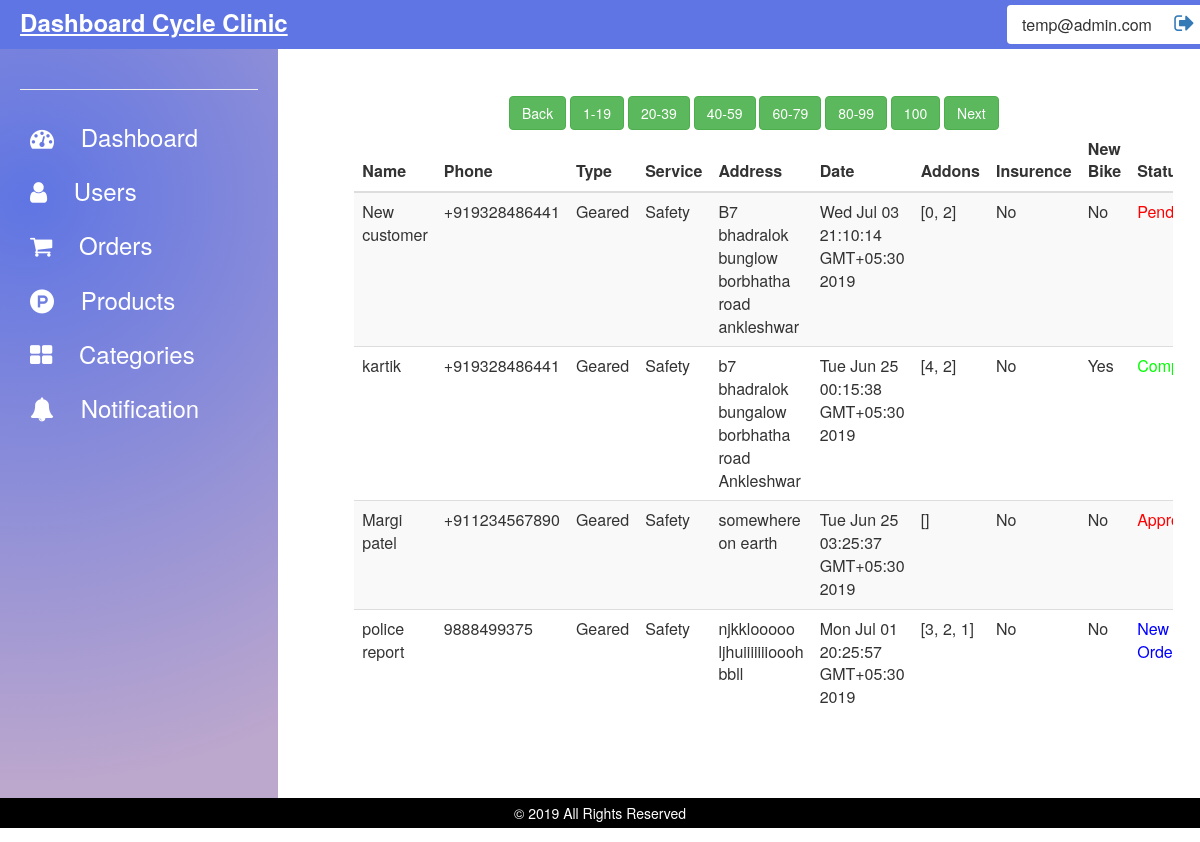
/order.php (signed in), run on an earlier commit of the app's database.
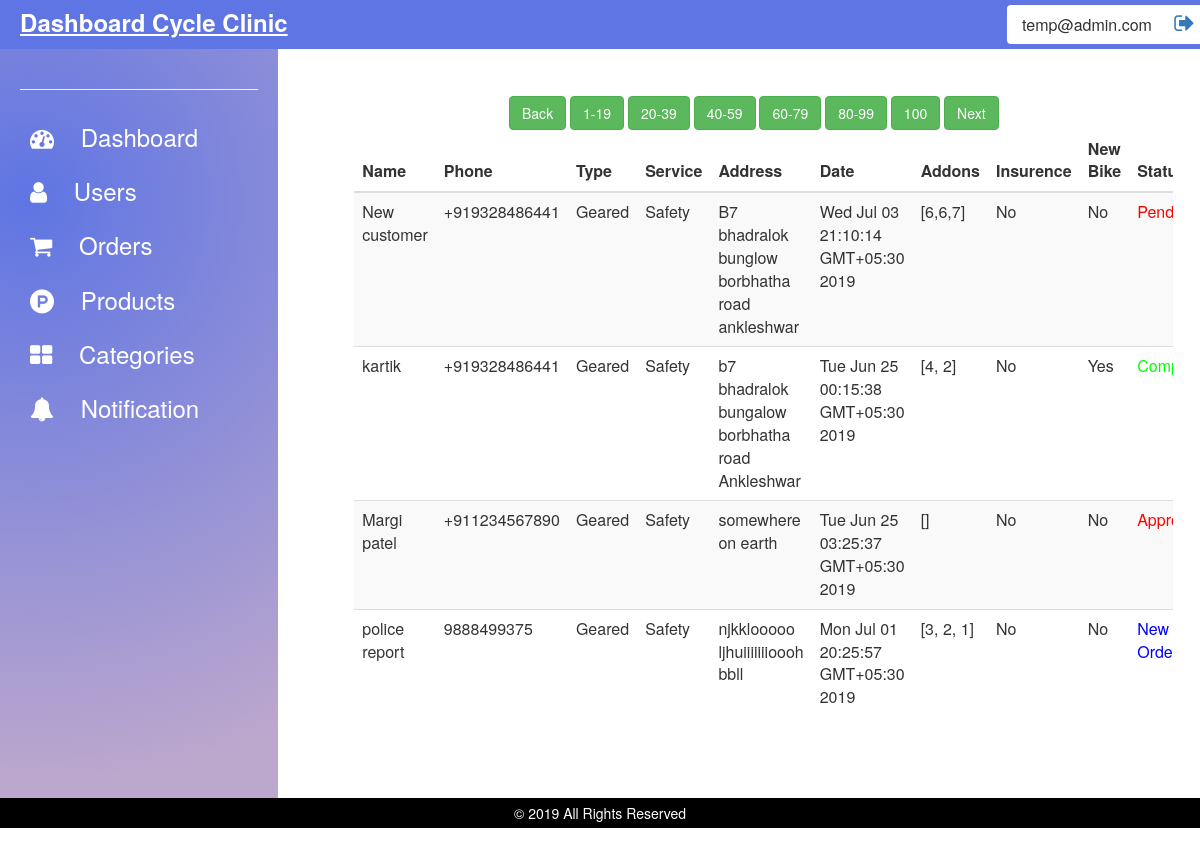
And on a later commit of the database.
### tables this page shows
CREATE TABLE `service` (
  `id` int(11) NOT NULL,
  `uid` varchar(1100) NOT NULL,
  `name` varchar(1100) NOT NULL,
  `phone` varchar(1100) NOT NULL,
  `type` varchar(1100) NOT NULL,
  `service` varchar(1100) NOT NULL,
  `address` mediumtext NOT NULL,
  `date` varchar(1100) NOT NULL,
  `scratches` tinyint(1) NOT NULL,
  `addons` mediumtext NOT NULL,
  `status` int(11) NOT NULL,
  `intresedlnsurence` tinyint(1) NOT NULL,
  `intresedNewBike` tinyint(1) NOT NULL,
  `sign` varchar(1100) DEFAULT NULL,
  `driverId` varchar(1100) DEFAULT NULL,
  `trackingId` varchar(1100) DEFAULT NULL,
  `paymentMode` int(11) NOT NULL,
  `city` varchar(1100) NOT NULL
);

### order.php (the view, shortened to what the changed rows need)
<?php
include_once "api/connection.php";
include_once "layout/base.php";
$get_pagenation = 0;
?>
<!DOCTYPE html>
<html lang="en">
<head>
    <link rel="stylesheet" href="https://maxcdn.bootstrapcdn.com/bootstrap/3.4.0/css/bootstrap.min.css">
    <link rel="stylesheet" href="https://cdnjs.cloudflare.com/ajax/libs/font-awesome/4.7.0/css/font-awesome.min.css">
</head>
<body>
    <div class="row">
        <div class="col-md-9 col-xs-9">
            <div id="contetMain">
                <table class="table table-striped">
                    <thead>
                        <tr>
                            <th>Name</th>
                            <th>Phone</th>
                            <th>Type</th>
                            <th>Service</th>
                            <th>Address</th>
                            <th>Date</th>
                            <th>Addons</th>
                            <th>Insurence</th>
                            <th>New Bike</th>
                            <th>Status</th>
                        </tr>
                    </thead>
                    <tbody>
                        <?php
                        $page_start = $get_pagenation * 20;
                        $page_end = ($get_pagenation * 20) + 19;
                        $sql = "SELECT * FROM `service` LIMIT $page_start,$page_end ";
                        $result = mysqli_query($con, $sql);
                        if (mysqli_num_rows($result) > 0) {
                            while ($row = mysqli_fetch_array($result)) {
                                $insurence = ($row[11] == 1) ? "Yes" : "No";
                                $newbike = ($row[12] == 1) ? "Yes" : "No";
                                if($row[10] == 5){
                                    $status = "<a href='neworder.php?id=$row[0]' style='color: #0f0;'>Completed</a>";
                                }
                                elseif($row[10] >=2 && $row[10] <= 4){
                                    $status = "<a href='neworder.php?id=$row[0]' style='color: #f00;'>Pending</a>";
                                }
                                elseif($row[10] ==1){
                                    $status = "<a href='neworder.php?id=$row[0]' style='color: #f00;'>Approved</a>";
                                }
                                else {
                                    $status = "<a style='color: #00f;' href='neworder.php?id=$row[0]'>New Order</a>";
                                }
                                echo "
                                <tr>
                                <td>$row[2]</td>
                                <td>$row[3]</td>
                                <td>$row[4]</td>
                                <td>$row[5]</td>
                                <td>$row[6]</td>
                                <td>$row[7]</td>
                                <td>$row[9]</td>
                                <td>$insurence</td>
                                <td>$newbike</td>
                                <td>$status</td>
                                </tr>
                                ";
                            }
                        } else {
                            echo "<tr>
                            <td colspan='10'><center>No Users Found </center></td>
                            </tr>";
                        }
                        ?>
                    </tbody>
                </table>
            </div>
        </div>
    </div>
</body>
</html>

What changed in the data, as far as the page shows it:
changed service "New customer": addons "[0, 2]" → "[6,6,7]"
